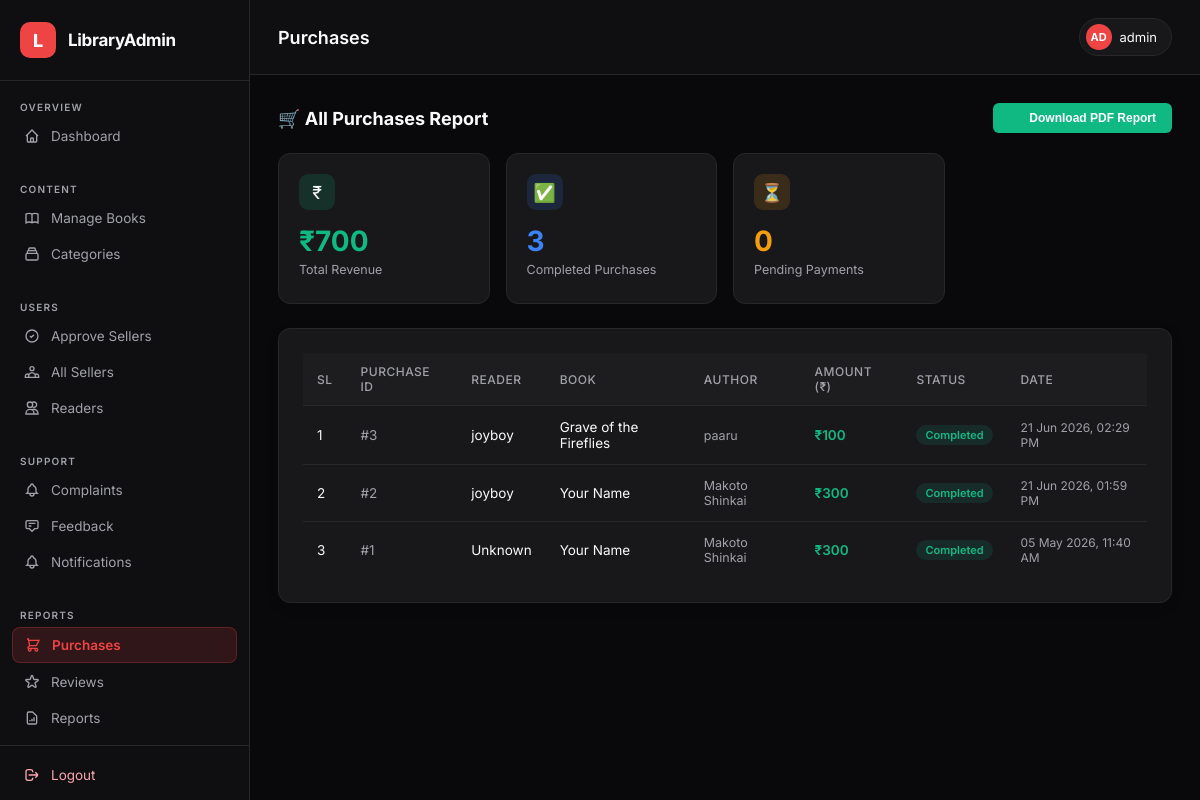
The app's page /admin/ViewPurchases.php (signed in) with its own data.
### tables this page shows
CREATE TABLE IF NOT EXISTS `purchases` (
  `purchaseid` int NOT NULL AUTO_INCREMENT,
  `userId` int NOT NULL,
  `bid` int NOT NULL,
  `amount` int NOT NULL,
  `purchase_date` datetime NOT NULL,
  `payment_status` varchar(15) NOT NULL DEFAULT 'pending',
  `transaction_id` varchar(100) NOT NULL DEFAULT '',
  `status` int NOT NULL DEFAULT '1',
  PRIMARY KEY (`purchaseid`)
);

CREATE TABLE IF NOT EXISTS `readerregistration` (
  `userId` int NOT NULL AUTO_INCREMENT,
  `username` varchar(30) NOT NULL,
  `password` varchar(25) NOT NULL,
  `email` varchar(30) NOT NULL,
  `phone` char(10) NOT NULL,
  `status` int NOT NULL DEFAULT '1',
  PRIMARY KEY (`userId`)
);

CREATE TABLE IF NOT EXISTS `books` (
  `bid` int NOT NULL AUTO_INCREMENT,
  `bname` varchar(50) NOT NULL,
  `AuthorName` varchar(20) NOT NULL,
  `description` text NOT NULL,
  `cid` int NOT NULL,
  `CoverImage` varchar(255) NOT NULL,
  `story` text NOT NULL,
  `is_paid` varchar(10) NOT NULL,
  `price` int NOT NULL,
  `AddedDate` date NOT NULL,
  `status` int NOT NULL DEFAULT '1',
  PRIMARY KEY (`bid`)
);

### admin/ViewPurchases.php (the view, shortened to what this page needs)
<?php
include("header.php");
include("dbcon.php");
$totalRevenue   = $conn->query("SELECT SUM(amount) as total FROM purchases WHERE payment_status='completed'")->fetch_assoc()['total'] ?? 0;
$totalCompleted = $conn->query("SELECT COUNT(*) as cnt FROM purchases WHERE payment_status='completed'")->fetch_assoc()['cnt'];
$totalPending   = $conn->query("SELECT COUNT(*) as cnt FROM purchases WHERE payment_status='pending'")->fetch_assoc()['cnt'];
?>
<div style="display:flex; justify-content:space-between; align-items:center; margin-bottom:20px;">
    <h2 style="margin:0; font-size:18px;">🛒 All Purchases Report</h2>
    <button type="button" onclick="exportReportToPDF('purchases-report-content', 'Admin_Purchases_Report', 'Admin All Purchases Report')" class="btn btn-secondary btn-sm no-print" style="display:flex; align-items:center; gap:6px; background:#10b981; color:#ffffff; border:none; padding:8px 16px; border-radius:6px; font-weight:600; cursor:pointer;">
        <i data-lucide="download-cloud" style="width:14px;height:14px;"></i> Download PDF Report
    </button>
</div>
<div id="purchases-report-content">
<div class="stat-grid" style="grid-template-columns:repeat(auto-fill,minmax(180px,1fr));margin-bottom:24px;">
    <div class="stat-card sc-green">
        <div class="sc-icon">₹</div>
        <div class="sc-value">₹<?= number_format($totalRevenue) ?></div>
        <div class="sc-label">Total Revenue</div>
    </div>
    <div class="stat-card sc-blue">
        <div class="sc-icon">✅</div>
        <div class="sc-value"><?= $totalCompleted ?></div>
        <div class="sc-label">Completed Purchases</div>
    </div>
    <div class="stat-card sc-amber">
        <div class="sc-icon">⏳</div>
        <div class="sc-value"><?= $totalPending ?></div>
        <div class="sc-label">Pending Payments</div>
    </div>
</div>
<div class="section">
    <div class="table-wrap">
        <table>
            <tr>
                <th>Sl</th>
                <th>Purchase ID</th>
                <th>Reader</th>
                <th>Book</th>
                <th>Author</th>
                <th>Amount (₹)</th>
                <th>Status</th>
                <th>Date</th>
            </tr>
            <?php
            $sql = "SELECT p.purchaseid, r.username AS reader, b.bname AS book,
                           b.AuthorName, p.amount, p.payment_status, p.purchase_date
                    FROM purchases p
                    LEFT JOIN readerregistration r ON p.userId = r.userId
                    LEFT JOIN books b              ON p.bid    = b.bid
                    ORDER BY p.purchase_date DESC";
            $result = $conn->query($sql);
            $i = 1;
            while ($row = $result->fetch_assoc()):
                $ps = strtolower($row['payment_status']);
                $psClass = $ps === 'completed' ? 'badge-active' : ($ps === 'pending' ? 'badge-open' : 'badge-banned');
            ?>
            <tr>
                <td><?= $i++ ?></td>
                <td style="color:var(--text-muted);">#<?= $row['purchaseid'] ?></td>
                <td><?= htmlspecialchars($row['reader'] ?? 'Unknown') ?></td>
                <td><?= htmlspecialchars($row['book']   ?? 'Unknown') ?></td>
                <td style="color:var(--text-muted);font-size:12.5px;"><?= htmlspecialchars($row['AuthorName'] ?? '—') ?></td>
                <td style="font-weight:600;color:var(--success);">₹<?= number_format($row['amount']) ?></td>
                <td><span class="badge <?= $psClass ?>"><?= ucfirst($ps) ?></span></td>
                <td style="font-size:12px;color:var(--text-muted);"><?= date('d M Y, h:i A', strtotime($row['purchase_date'])) ?></td>
            </tr>
            <?php endwhile; ?>
        </table>
    </div>
</div>
</div>
<?php include("footer.php"); ?>

### admin/header.php (style rules this page uses)
:root { --bg: #09090b; --sidebar: #0f0f12; --sidebar-w: 250px; --card: #18181b; --accent: #ef4444; --accent-h: #dc2626; --accent-glow: rgba(239,68,68,0.15); --text-main: #fafafa; --text-muted: #a1a1aa; --border: #27272a; --success: #10b981; --warning: #f59e0b; --danger: #ef4444; --info: #3b82f6; }
*, *::before, *::after { margin:0; padding:0; box-sizing:border-box; }
body { font-family: 'Inter', sans-serif; background: var(--bg); color: var(--text-main); display: flex; min-height: 100vh; }
.section { background: var(--card); border: 1px solid var(--border); border-radius: 12px; padding: 24px; margin-bottom: 24px; box-shadow: 0 4px 12px rgba(0,0,0,0.15); }
.stat-grid { display: grid; grid-template-columns: repeat(auto-fill, minmax(200px, 1fr)); gap: 16px; margin-bottom: 24px; }
.stat-card { background: var(--card); border: 1px solid var(--border); border-radius: 12px; padding: 20px; display: flex; flex-direction: column; gap: 4px; transition: transform 0.18s, box-shadow 0.18s; }
.stat-card .sc-icon { width: 36px; height: 36px; border-radius: 9px; display: flex; align-items: center; justify-content: center; font-size: 18px; margin-bottom: 10px; }
.stat-card .sc-value { font-size: 28px; font-weight: 700; }
.stat-card .sc-label { font-size: 12.5px; color: var(--text-muted); margin-bottom: 6px; }
.sc-blue .sc-icon { background: rgba(59,130,246,0.15); }
.sc-blue .sc-value,.sc-blue .sc-link { color: #3b82f6; }
.sc-green .sc-icon { background: rgba(16,185,129,0.15); }
.sc-green .sc-value,.sc-green .sc-link { color: #10b981; }
.sc-amber .sc-icon { background: rgba(245,158,11,0.15); }
.sc-amber .sc-value,.sc-amber .sc-link { color: #f59e0b; }
.table-wrap { overflow-x: auto; }
table { width: 100%; border-collapse: collapse; font-size: 13.5px; }
table th { text-align: left; padding: 11px 14px; color: var(--text-muted); font-weight: 500; font-size: 12px; border-bottom: 1px solid var(--border); background: rgba(255,255,255,0.02); text-transform: uppercase; letter-spacing: 0.5px; }
table td { padding: 13px 14px; border-bottom: 1px solid var(--border); color: var(--text-main); }
table tr:last-child td { border-bottom: none; }
.badge { display: inline-block; padding: 3px 9px; border-radius: 20px; font-size: 11px; font-weight: 600; }
.badge-active { background: rgba(16,185,129,0.12); color: #10b981; }
.btn { display: inline-flex; align-items: center; gap: 6px; padding: 8px 16px; border-radius: 8px; font-size: 13px; font-weight: 500; cursor: pointer; border: none; text-decoration: none; transition: all 0.18s; }
.btn-secondary { background: rgba(255,255,255,0.06); color: var(--text-main); border: 1px solid var(--border); }
.btn-sm { padding: 5px 11px; font-size: 12px; }

### records on screen
purchases: purchaseid "3", userId.username "joyboy", bid.bname "Grave of the Fireflies", bid.AuthorName "paaru", amount "100", payment_status "Completed", purchase_date "21 Jun 2026, 02:29 PM"
purchases: purchaseid "2", userId.username "joyboy", bid.bname "Your Name", bid.AuthorName "Makoto Shinkai", amount "300", payment_status "Completed", purchase_date "21 Jun 2026, 01:59 PM"
purchases: purchaseid "1", reader "Unknown", bid.bname "Your Name", bid.AuthorName "Makoto Shinkai", amount "300", payment_status "Completed", purchase_date "05 May 2026, 11:40 AM"

### other values on screen
$titles[$currentPage] "Purchases"
$initials "AD"
$adminName "admin"
$totalRevenue "700"
$totalCompleted "3"
$totalPending "0"
